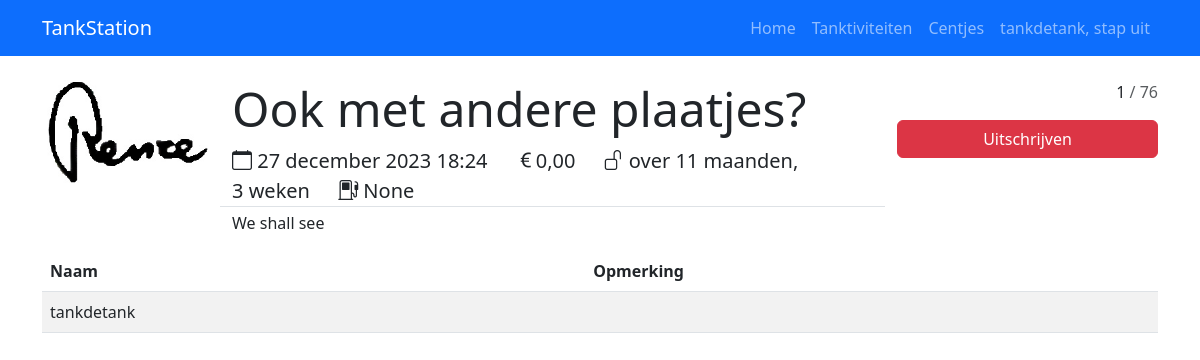
/tanktiviteiten/detail/7 (signed in), run on the app's committed database.
### evenementen/models.py (models this page shows)
class Tanktiviteit(models.Model):
    naam = models.CharField(max_length=140)
    beschrijving = models.CharField(max_length=400)
    prijs = models.DecimalField("Prijs", max_digits=7, decimal_places=2, default=0.00)
    gemaakt_door = models.ForeignKey(settings.AUTH_USER_MODEL, on_delete=models.SET_NULL, null=True, related_name="Gemaakt_door")
    verantwoordelijke = models.ForeignKey(settings.AUTH_USER_MODEL, on_delete=models.SET_NULL, null=True, related_name="Verantwoordelijke")
    aanmaakmoment = models.DateTimeField("Aangemaakt op", auto_now_add=True)
    sluiting = models.DateTimeField("De inschrijvingen sluiten om")
    wanneer = models.DateTimeField("Tanktiviteit moment")
    plaatje = models.ImageField(upload_to="images/", default="images/tank.jpg")
    max_inschrijvingen = models.PositiveSmallIntegerField(default=76)
    tankrekening = models.BooleanField(default=True)

class Inschrijving(models.Model):
    plaatser = models.ForeignKey(settings.AUTH_USER_MODEL, related_name="inschrijvingen", on_delete=models.CASCADE, null=True)
    tanktiviteit = models.ForeignKey(Tanktiviteit, related_name="inschrijvingen", on_delete=models.CASCADE)
    opmerkingen = models.CharField(max_length=140,null=True)

### evenementen/views.py (the view)
# urls.py: path('detail/<int:tanktiviteit_id>', views.detail, name="Tanktiviteit detail"),
@login_required
def detail(request, tanktiviteit_id):
    tanktiviteit = get_object_or_404(Tanktiviteit, pk=tanktiviteit_id)
    deelnemers = tanktiviteit.inschrijvingen.all()
    inschrijving = deelnemers.filter(plaatser=request.user)
    if inschrijving:
        inschrijving_id = inschrijving.first().id
    else:
        inschrijving_id = False
    context = {
        'ttvt': tanktiviteit,
        'deelnemers': deelnemers,
        'req': request,
        'nu': timezone.now(),
        'inschrijving_id': inschrijving_id,
    }
    return render(request, 'detail.html', context)

### evenementen/templates/detail.html (shortened to what this page needs)
{% extends 'base.html' %}
{% load humanize %}
{% block content %}
    <div class="row">
        <div class="col-2">
            <figure class="figure" style="width: 100%;">
                <img src="/{{ ttvt.plaatje }}" class="img-responsive figure-img" style="width: inherit; object-fit: contain;">
            </figure>
        </div>
        <div class="col-7">
            <div class="row">
                <span class="border-bottom">
                    <h1 class="display-5">{{ ttvt.naam }}</h1>
                    <span class="lead"><i class="bi-calendar"></i> {{ ttvt.wanneer }}</span>
                    <span class="lead ms-4"><i class="bi-currency-euro"></i>{{ ttvt.prijs }}</span>
                    {% if nu > ttvt.sluiting %}
                        <span class="lead ms-4"><i class="bi-lock"></i> {{ ttvt.sluiting|naturaltime }}</span>
                    {% else %}
                        <span class="lead ms-4"><i class="bi-unlock"></i> {{ ttvt.sluiting|naturaltime }}</span>
                    {% endif %}
                    <span class="lead ms-4"><i class="bi-fuel-pump"></i> {{ ttvt.verantwoordelijke }}</span>
                </span>
            </div>
            <div class="row mt-1">
                <p>{{ ttvt.beschrijving }}</p>
            </div>
        </div>
        <div class="col-3">
            <div class="row" style="text-align:right;">
                <p>{{ deelnemers|length }}<span class="text-muted"> / {{ ttvt.max_inschrijvingen }}</span></p>
            </div>
            <div class="row">
            {% if inschrijving_id > 0 %}
                <div class="input-group">
                    <a class="btn btn-danger" href="{% url 'evenementen:Uitschrijven' ttvt.id inschrijving_id %}"
                        style="width:100%;">
                        Uitschrijven
                    </a>
                </div>
                {% endif %}</div>
        </div>
    </div>
    <div class="row">
    {% if deelnemers %}
        <div class="table-responsive col-md-12"><table class="table table-hover table-striped" style="max-width: 100%;">
            <thead>
                <tr>
                    <th scope="col" class="col-sm-auto">Naam</th>
                    <th scope="col" class="col-lg-auto">Opmerking</th>
                </tr>
            </thead>
            <tbody>
                {% for inschrijving in deelnemers %}
                    <tr>
                        <td>{{ inschrijving.plaatser }}</td>
                        <td>{{ inschrijving.opmerkingen }}</td>
                    </tr>
                {% endfor %}
            </tbody>
        </table></div>
    {% else %}
        Er is nog niemand ingeschreven
    {% endif %}
    </div>
{% endblock %}

### TankStation/templates/base.html (shortened to what this page needs)
<!DOCTYPE html>
<html lang="en">
<head>
    <link href="https://cdn.jsdelivr.net/npm/bootstrap@5.3.0-alpha1/dist/css/bootstrap.min.css" rel="stylesheet">
    <link rel="stylesheet" href="https://cdn.jsdelivr.net/npm/bootstrap-icons@1.10.3/font/bootstrap-icons.css">
</head>
<body>
<nav class="navbar navbar-expand-lg bg-primary mb-4" data-bs-theme="dark">
    <div class="container-lg">
        <a class="navbar-brand" href="{% url 'Home' %}">TankStation</a>
        <div class="collapse navbar-collapse">
            <ul class="navbar-nav ms-auto mb-2 mb-lg-0">
                <li class="nav-item">
                    <a class="nav-link" href="{% url 'Home' %}">Home</a>
                </li>
                <li class="nav-item">
                    <a class="nav-link" href="{% url 'evenementen:Evenementen home' %}">Tanktiviteiten</a>
                </li>
                <li class="nav-item">
                    <a class="nav-link" href="{% url 'geldzaken:Geld home' %}">Centjes</a>
                </li>
                {% if user.is_authenticated %}
                <li class="nav-item">
                    <a class="nav-link" href="{% url 'logout' %}">{{ user.get_username }}, stap uit</a>
                </li>
                {% else %}
                <li class="nav-item">
                    <a class="nav-link" href="{% url 'login' %}">Login</a>
                </li>
                {% endif %}
            </ul>
        </div>
    </div>
</nav>
<div class="container-lg">
    {% block content %}{% endblock %}
</div>
</body>
</html>

### data on the page
Tanktiviteit: plaatje (picture), naam "Ook met andere plaatjes?", wanneer "27 december 2023 18:24", prijs "0,00", sluiting "over 11 maanden, 3 weken", verantwoordelijke "None", beschrijving "We shall see", max_inschrijvingen "76"
Inschrijving: plaatser "tankdetank"

### other printed values
{{ user.get_username }} "tankdetank"
{{ deelnemers|length }} "1"
